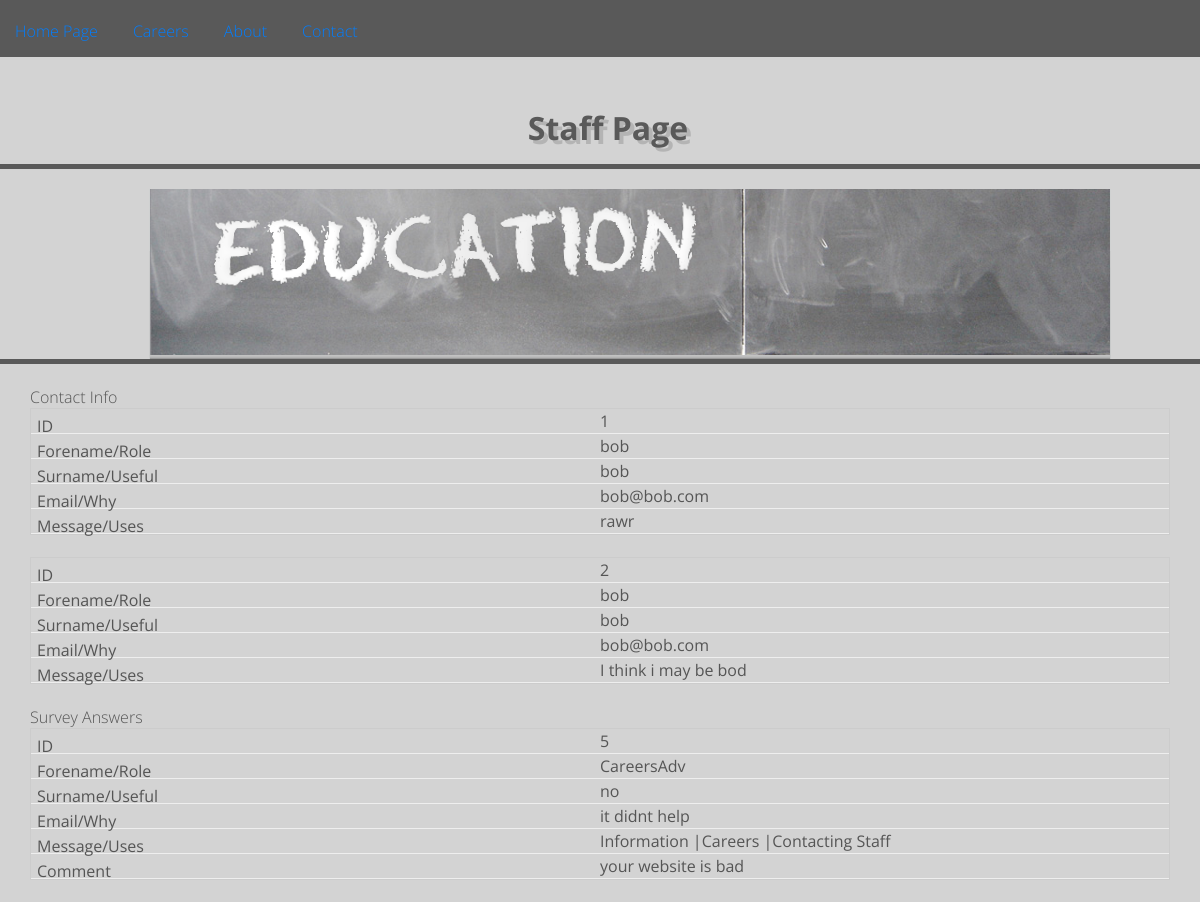
Page /staff.php on the committed database.
### tables this page shows
CREATE TABLE `contacts` (
  `id` int(6) NOT NULL,
  `first` varchar(20) NOT NULL,
  `second` varchar(30) NOT NULL,
  `email` varchar(30) NOT NULL,
  `message` varchar(120) NOT NULL
);

CREATE TABLE `survey` (
  `id` int(6) NOT NULL,
  `role` varchar(10) NOT NULL,
  `useful` varchar(5) NOT NULL,
  `why` varchar(120) NOT NULL,
  `uses` varchar(60) NOT NULL,
  `comments` varchar(120) NOT NULL
);

### includes/displayinfo.php (the view, shortened to what this page needs)
<?php
 	include 'includes/dbConnection.php';
$sql = 'SELECT * FROM contacts';
echo 'Contact Info';
foreach ($conn->query($sql) as $row) {
	echo "<table> <thead> <tr> <th>ID</th> <th>Forename</th><th>Surname</th><th>Email</th><th>Uses</th><th>Messages</th></tr></thead> <tbody>"
	      . "<td>" . $row["id"]. "</td>" . "<td>" . $row["first"]. "</td>" . "<td>" . $row["second"]. "</td>" . "<td>" . $row["email"]. "</td>"
	      . "<td>". $row["message"]. "</td></tbody></table><br>";
}
$sql = 'SELECT * FROM survey';
echo 'Survey Answers';
foreach ($conn->query($sql) as $row) {
	echo "<table> <thead> <tr> <th>ID</th> <th>Role</th><th>Useful</th><th>Why</th><th>Uses</th><th>Comments</th></tr></thead> <tbody>"
	      . "<td>" . $row["id"]. "</td>" . "<td>" . $row["role"]. "</td>" . "<td>" . $row["useful"]. "</td>" . "<td>" . $row["why"]. "</td>" . "<td>" . $row["uses"]. "</td>"
	      . "<td>". $row["comments"]. "</td></tbody></table><br>";
}
?>

### staff.php (shortened to what this page needs)
<html>
<head>
    <link href="styleSheet.css" rel="stylesheet" type="text/css">
</head>
<body>
    <div id="page">
        <nav>
            <ul>
                <li><a href="index.html">Home Page</a>
                </li>
                <li><a href="careers.html">Careers</a>
                </li>
                <li><a href="about.html">About</a>
                </li>
                <li><a href="contactus.html">Contact</a>
                </li>
        </nav>
        <header>
            <h1>Staff Page</h1>
            <section class="banner">
            </section>
            <br>
        </header>
        <section class="contactsinfo">
            <div class="container">
                <div class="row">
                    <div class="col-sm-12">
                        <?php include( "includes/displayinfo.php"); ?>
                    </div>
                </div>
            </div>
        </section>
    </div>
</body>
</html>

### styleSheet.css (style rules this page uses)
body { font-family: 'Open Sans', sans-serif; font-size: 16px; font-weight: 300; color: #555; margin: 0; padding: 0; background-color: #d3d3d3 }
#page { overflow: hidden; max-width: 1200px; margin: 0 auto; position: relative; }
nav { background-color: #595959; position: absolute; top: 0px; left 0px; padding: 10px 0 0 0; width: 100%; z-index: 1 !important; }
nav ul { list-style: none; margin: 0; padding: 0px; }
nav ul li a { display: inline-block; padding: 10px 20px; text-decoration: none; width: 125px; position:relative; }
nav > ul { margin: 0 auto; text-align: center; width: 100% }
nav > ul > li { float: left; }
nav > ul > li > a { width: auto; padding: 10px 20px 15px 15px }
h1 { margin: 2rem -16px 1.25rem 0; padding-bottom: 1.25rem; border-bottom: 5px solid; font-weight: 700; line-height: 1; text-shadow: 4px 4px 0px rgba(150, 150, 150, 0.5); }
a { color: #007eff; }
section { padding: 0 30px; }
header { height 430px; background: #d3d3d3; padding-top: 80px; text-align: center; color: #595959; }
section.banner { margin: 0 auto; width: 100%; padding-bottom: 1.25rem; height: 150px; background: url(images/banners/banner-mono.png) no-repeat center bottom; position:relative; background-color: #d3d3d3; border-bottom: 5px solid; line-height: 1; }
table, thead, tbody, th, td, tr { display: block; }
td { border: none; border-bottom: 1px solid #eee; position: relative; padding-left: 50%; }
td:before { position: absolute; top: 6px; left: 6px; width: 45%; padding-right: 10px; white-space: nowrap; }
section.contactsinfo td:nth-of-type(1):before { content: "ID"; }
section.contactsinfo td:nth-of-type(2):before { content: "Forename/Role"; }
section.contactsinfo td:nth-of-type(3):before { content: "Surname/Useful"; }
section.contactsinfo td:nth-of-type(4):before { content: "Email/Why"; }
section.contactsinfo td:nth-of-type(5):before { content: "Message/Uses"; }
section.contactsinfo td:nth-of-type(6):before { content: "Comment"; }
td:nth-of-type(1):before { content: "SOC Code"; }
td:nth-of-type(2):before { content: "Job Title"; }
td:nth-of-type(3):before { content: "Description"; }
td:nth-of-type(4):before { content: "Qualifications"; }
td:nth-of-type(5):before { content: "Tasks"; }

### rows in the picture
contacts: id "1", first "bob", second "bob", email "bob@bob.com", message "rawr"
contacts: id "2", first "bob", second "bob", email "bob@bob.com", message "I think i may be bod"
survey: id "5", role "CareersAdv", useful "no", why "it didnt help", uses "Information |Careers |Contacting Staff", comments "your website is bad"
